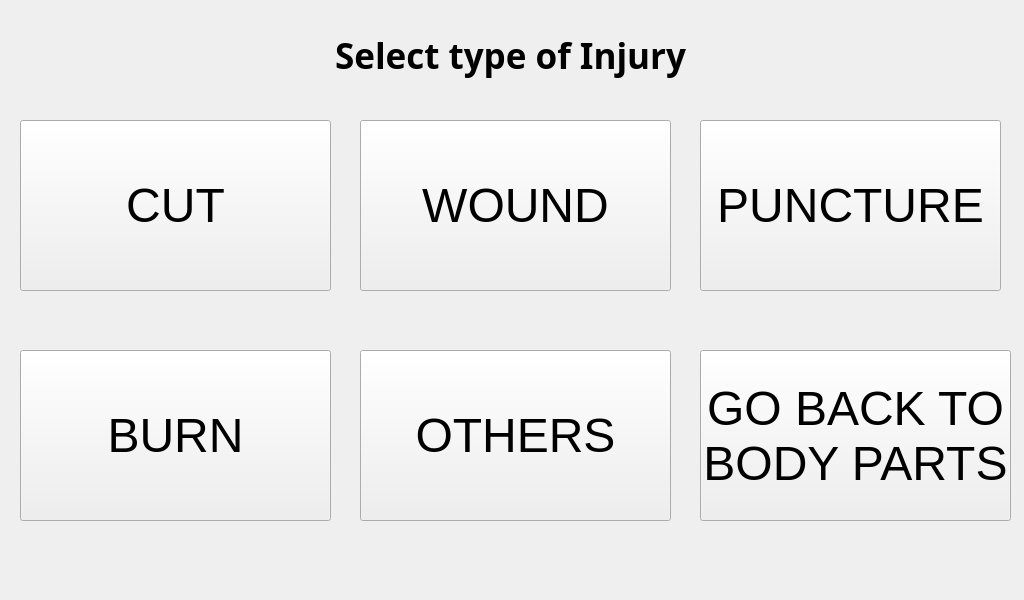
<?xml version="1.0" encoding="UTF-8"?>
<ui version="4.0">
 <class>MainWindow</class>
 <widget class="QMainWindow" name="MainWindow">
  <property name="geometry">
   <rect>
    <x>0</x>
    <y>0</y>
    <width>1024</width>
    <height>600</height>
   </rect>
  </property>
  <property name="minimumSize">
   <size>
    <width>1024</width>
    <height>600</height>
   </size>
  </property>
  <property name="maximumSize">
   <size>
    <width>1024</width>
    <height>600</height>
   </size>
  </property>
  <property name="windowTitle">
   <string>MainWindow</string>
  </property>
  <widget class="QWidget" name="centralwidget">
   <widget class="QLabel" name="TITLE">
    <property name="geometry">
     <rect>
      <x>0</x>
      <y>10</y>
      <width>1021</width>
      <height>91</height>
     </rect>
    </property>
    <property name="font">
     <font>
      <family>Unispace</family>
      <pointsize>26</pointsize>
      <weight>75</weight>
      <bold>true</bold>
     </font>
    </property>
    <property name="text">
     <string>Select type of Injury</string>
    </property>
    <property name="alignment">
     <set>Qt::AlignCenter</set>
    </property>
   </widget>
   <widget class="QPushButton" name="pushButton_2">
    <property name="geometry">
     <rect>
      <x>360</x>
      <y>120</y>
      <width>311</width>
      <height>171</height>
     </rect>
    </property>
    <property name="font">
     <font>
      <pointsize>36</pointsize>
      <weight>50</weight>
      <bold>false</bold>
     </font>
    </property>
    <property name="text">
     <string>WOUND</string>
    </property>
   </widget>
   <widget class="QPushButton" name="pushButton_3">
    <property name="geometry">
     <rect>
      <x>20</x>
      <y>120</y>
      <width>311</width>
      <height>171</height>
     </rect>
    </property>
    <property name="font">
     <font>
      <pointsize>36</pointsize>
      <weight>50</weight>
      <bold>false</bold>
     </font>
    </property>
    <property name="text">
     <string>CUT</string>
    </property>
   </widget>
   <widget class="QPushButton" name="pushButton_4">
    <property name="geometry">
     <rect>
      <x>20</x>
      <y>350</y>
      <width>311</width>
      <height>171</height>
     </rect>
    </property>
    <property name="font">
     <font>
      <pointsize>36</pointsize>
      <weight>50</weight>
      <bold>false</bold>
     </font>
    </property>
    <property name="text">
     <string>BURN</string>
    </property>
   </widget>
   <widget class="QPushButton" name="pushButton_5">
    <property name="geometry">
     <rect>
      <x>700</x>
      <y>120</y>
      <width>301</width>
      <height>171</height>
     </rect>
    </property>
    <property name="font">
     <font>
      <pointsize>36</pointsize>
      <weight>50</weight>
      <bold>false</bold>
     </font>
    </property>
    <property name="text">
     <string>PUNCTURE</string>
    </property>
   </widget>
   <widget class="QPushButton" name="pushButton_6">
    <property name="geometry">
     <rect>
      <x>360</x>
      <y>350</y>
      <width>311</width>
      <height>171</height>
     </rect>
    </property>
    <property name="font">
     <font>
      <pointsize>36</pointsize>
      <weight>50</weight>
      <bold>false</bold>
     </font>
    </property>
    <property name="text">
     <string>OTHERS</string>
    </property>
   </widget>
   <widget class="QPushButton" name="pushButton_7">
    <property name="geometry">
     <rect>
      <x>700</x>
      <y>350</y>
      <width>311</width>
      <height>171</height>
     </rect>
    </property>
    <property name="font">
     <font>
      <pointsize>36</pointsize>
      <weight>50</weight>
      <bold>false</bold>
     </font>
    </property>
    <property name="text">
     <string>GO BACK TO 
BODY PARTS</string>
    </property>
   </widget>
  </widget>
 </widget>
 <resources/>
 <connections/>
</ui>
